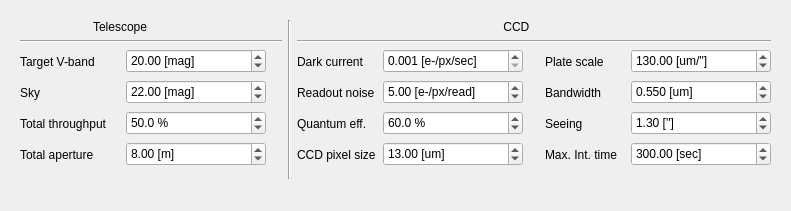
        <widget class="QWidget" name="tab_RV_pl_param">
         <attribute name="title">
          <string>Parameters</string>
         </attribute>
         <layout class="QGridLayout" name="gridLayout_77">
          <item row="0" column="0">
           <layout class="QGridLayout" name="gridLayout_5">
            <property name="sizeConstraint">
             <enum>QLayout::SetDefaultConstraint</enum>
            </property>
            <item row="0" column="0">
             <widget class="QWidget" name="widget" native="true">
              <layout class="QGridLayout" name="gridLayout_8">
               <item row="0" column="0">
                <layout class="QGridLayout" name="gridLayout_7">
                 <item row="5" column="7">
                  <widget class="QLabel" name="label_15">
                   <property name="sizePolicy">
                    <sizepolicy hsizetype="Preferred" vsizetype="Fixed">
                     <horstretch>0</horstretch>
                     <verstretch>0</verstretch>
                    </sizepolicy>
                   </property>
                   <property name="minimumSize">
                    <size>
                     <width>80</width>
                     <height>25</height>
                    </size>
                   </property>
                   <property name="maximumSize">
                    <size>
                     <width>90</width>
                     <height>16777215</height>
                    </size>
                   </property>
                   <property name="text">
                    <string>Max. Int. time</string>
                   </property>
                  </widget>
                 </item>
                 <item row="2" column="5">
                  <widget class="QDoubleSpinBox" name="Dark_current">
                   <property name="minimumSize">
                    <size>
                     <width>140</width>
                     <height>24</height>
                    </size>
                   </property>
                   <property name="suffix">
                    <string> [e-/px/sec]</string>
                   </property>
                   <property name="decimals">
                    <number>3</number>
                   </property>
                   <property name="minimum">
                    <double>0.001000000000000</double>
                   </property>
                   <property name="maximum">
                    <double>20.000000000000000</double>
                   </property>
                   <property name="singleStep">
                    <double>0.010000000000000</double>
                   </property>
                   <property name="value">
                    <double>0.001000000000000</double>
                   </property>
                  </widget>
                 </item>
                 <item row="0" column="0" colspan="2">
                  <widget class="QLabel" name="label">
                   <property name="sizePolicy">
                    <sizepolicy hsizetype="Expanding" vsizetype="Preferred">
                     <horstretch>0</horstretch>
                     <verstretch>0</verstretch>
                    </sizepolicy>
                   </property>
                   <property name="text">
                    <string>                      Telescope                          </string>
                   </property>
                  </widget>
                 </item>
                 <item row="0" column="4" colspan="5">
                  <widget class="QLabel" name="label_5">
                   <property name="sizePolicy">
                    <sizepolicy hsizetype="Expanding" vsizetype="Preferred">
                     <horstretch>0</horstretch>
                     <verstretch>0</verstretch>
                    </sizepolicy>
                   </property>
                   <property name="text">
                    <string>                                                              CCD                                                                 </string>
                   </property>
                  </widget>
                 </item>
                 <item row="3" column="5">
                  <widget class="QDoubleSpinBox" name="Read_noise">
                   <property name="minimumSize">
                    <size>
                     <width>140</width>
                     <height>24</height>
                    </size>
                   </property>
                   <property name="suffix">
                    <string> [e-/px/read]</string>
                   </property>
                   <property name="value">
                    <double>5.000000000000000</double>
                   </property>
                  </widget>
                 </item>
                 <item row="4" column="7">
                  <widget class="QLabel" name="label_14">
                   <property name="sizePolicy">
                    <sizepolicy hsizetype="Preferred" vsizetype="Fixed">
                     <horstretch>0</horstretch>
                     <verstretch>0</verstretch>
                    </sizepolicy>
                   </property>
                   <property name="minimumSize">
                    <size>
                     <width>80</width>
                     <height>25</height>
                    </size>
                   </property>
                   <property name="maximumSize">
                    <size>
                     <width>90</width>
                     <height>16777215</height>
                    </size>
                   </property>
                   <property name="text">
                    <string>Seeing</string>
                   </property>
                  </widget>
                 </item>
                 <item row="5" column="0">
                  <widget class="QLabel" name="label_6">
                   <property name="sizePolicy">
                    <sizepolicy hsizetype="Preferred" vsizetype="Fixed">
                     <horstretch>0</horstretch>
                     <verstretch>0</verstretch>
                    </sizepolicy>
                   </property>
                   <property name="minimumSize">
                    <size>
                     <width>100</width>
                     <height>25</height>
                    </size>
                   </property>
                   <property name="maximumSize">
                    <size>
                     <width>100</width>
                     <height>16777215</height>
                    </size>
                   </property>
                   <property name="toolTip">
                    <string>Total collecting area of the telescope. This is the area of pirmary mirror -- the area of secondary mirror</string>
                   </property>
                   <property name="text">
                    <string extracomment="test">Total aperture</string>
                   </property>
                  </widget>
                 </item>
                 <item row="4" column="1">
                  <widget class="QDoubleSpinBox" name="Throughput">
                   <property name="minimumSize">
                    <size>
                     <width>140</width>
                     <height>24</height>
                    </size>
                   </property>
                   <property name="suffix">
                    <string> %</string>
                   </property>
                   <property name="decimals">
                    <number>1</number>
                   </property>
                   <property name="minimum">
                    <double>0.100000000000000</double>
                   </property>
                   <property name="maximum">
                    <double>100.000000000000000</double>
                   </property>
                   <property name="value">
                    <double>50.000000000000000</double>
                   </property>
                  </widget>
                 </item>
                 <item row="4" column="8">
                  <widget class="QDoubleSpinBox" name="seeing">
                   <property name="minimumSize">
                    <size>
                     <width>140</width>
                     <height>24</height>
                    </size>
                   </property>
                   <property name="suffix">
                    <string> ['']</string>
                   </property>
                   <property name="minimum">
                    <double>0.100000000000000</double>
                   </property>
                   <property name="singleStep">
                    <double>0.100000000000000</double>
                   </property>
                   <property name="value">
                    <double>1.300000000000000</double>
                   </property>
                  </widget>
                 </item>
                 <item row="5" column="8">
                  <widget class="QDoubleSpinBox" name="Max_int_time">
                   <property name="minimumSize">
                    <size>
                     <width>140</width>
                     <height>24</height>
                    </size>
                   </property>
                   <property name="suffix">
                    <string> [sec]</string>
                   </property>
                   <property name="minimum">
                    <double>0.010000000000000</double>
                   </property>
                   <property name="maximum">
                    <double>18000.000000000000000</double>
                   </property>
                   <property name="singleStep">
                    <double>30.000000000000000</double>
                   </property>
                   <property name="value">
                    <double>300.000000000000000</double>
                   </property>
                  </widget>
                 </item>
                 <item row="2" column="0">
                  <widget class="QLabel" name="label_2">
                   <property name="sizePolicy">
                    <sizepolicy hsizetype="Preferred" vsizetype="Fixed">
                     <horstretch>0</horstretch>
                     <verstretch>0</verstretch>
                    </sizepolicy>
                   </property>
                   <property name="minimumSize">
                    <size>
                     <width>100</width>
                     <height>25</height>
                    </size>
                   </property>
                   <property name="maximumSize">
                    <size>
                     <width>100</width>
                     <height>16777215</height>
                    </size>
                   </property>
                   <property name="text">
                    <string>Target V-band</string>
                   </property>
                  </widget>
                 </item>
                 <item row="2" column="4">
                  <widget class="QLabel" name="label_7">
                   <property name="sizePolicy">
                    <sizepolicy hsizetype="Preferred" vsizetype="Fixed">
                     <horstretch>0</horstretch>
                     <verstretch>0</verstretch>
                    </sizepolicy>
                   </property>
                   <property name="minimumSize">
                    <size>
                     <width>80</width>
                     <height>25</height>
                    </size>
                   </property>
                   <property name="maximumSize">
                    <size>
                     <width>90</width>
                     <height>16777215</height>
                    </size>
                   </property>
                   <property name="text">
                    <string>Dark current</string>
                   </property>
                  </widget>
                 </item>
                 <item row="2" column="6">
                  <spacer name="horizontalSpacer_3">
                   <property name="orientation">
                    <enum>Qt::Horizontal</enum>
                   </property>
                   <property name="sizeType">
                    <enum>QSizePolicy::Fixed</enum>
                   </property>
                   <property name="sizeHint" stdset="0">
                    <size>
                     <width>10</width>
                     <height>20</height>
                    </size>
                   </property>
                  </spacer>
                 </item>
                 <item row="3" column="0">
                  <widget class="QLabel" name="label_3">
                   <property name="sizePolicy">
                    <sizepolicy hsizetype="Preferred" vsizetype="Fixed">
                     <horstretch>0</horstretch>
                     <verstretch>0</verstretch>
                    </sizepolicy>
                   </property>
                   <property name="minimumSize">
                    <size>
                     <width>100</width>
                     <height>25</height>
                    </size>
                   </property>
                   <property name="maximumSize">
                    <size>
                     <width>100</width>
                     <height>16777215</height>
                    </size>
                   </property>
                   <property name="text">
                    <string>Sky</string>
                   </property>
                  </widget>
                 </item>
                 <item row="2" column="8">
                  <widget class="QDoubleSpinBox" name="plate_scale">
                   <property name="minimumSize">
                    <size>
                     <width>140</width>
                     <height>24</height>
                    </size>
                   </property>
                   <property name="suffix">
                    <string> [um/'']</string>
                   </property>
                   <property name="minimum">
                    <double>0.100000000000000</double>
                   </property>
                   <property name="maximum">
                    <double>1000.000000000000000</double>
                   </property>
                   <property name="singleStep">
                    <double>0.100000000000000</double>
                   </property>
                   <property name="value">
                    <double>130.000000000000000</double>
                   </property>
                  </widget>
                 </item>
                 <item row="5" column="5">
                  <widget class="QDoubleSpinBox" name="CCD_px">
                   <property name="minimumSize">
                    <size>
                     <width>140</width>
                     <height>24</height>
                    </size>
                   </property>
                   <property name="suffix">
                    <string> [um]</string>
                   </property>
                   <property name="minimum">
                    <double>1.000000000000000</double>
                   </property>
                   <property name="value">
                    <double>13.000000000000000</double>
                   </property>
                  </widget>
                 </item>
                 <item row="5" column="4">
                  <widget class="QLabel" name="label_10">
                   <property name="sizePolicy">
                    <sizepolicy hsizetype="Preferred" vsizetype="Fixed">
                     <horstretch>0</horstretch>
                     <verstretch>0</verstretch>
                    </sizepolicy>
                   </property>
                   <property name="minimumSize">
                    <size>
                     <width>80</width>
                     <height>25</height>
                    </size>
                   </property>
                   <property name="maximumSize">
                    <size>
                     <width>90</width>
                     <height>16777215</height>
                    </size>
                   </property>
                   <property name="text">
                    <string>CCD pixel size</string>
                   </property>
                  </widget>
                 </item>
                 <item row="4" column="5">
                  <widget class="QDoubleSpinBox" name="Quant_eff">
                   <property name="minimumSize">
                    <size>
                     <width>140</width>
                     <height>24</height>
                    </size>
                   </property>
                   <property name="suffix">
                    <string> %</string>
                   </property>
                   <property name="decimals">
                    <number>1</number>
                   </property>
                   <property name="minimum">
                    <double>0.000000000000000</double>
                   </property>
                   <property name="maximum">
                    <double>100.000000000000000</double>
                   </property>
                   <property name="singleStep">
                    <double>1.000000000000000</double>
                   </property>
                   <property name="value">
                    <double>60.000000000000000</double>
                   </property>
                  </widget>
                 </item>
                 <item row="2" column="7">
                  <widget class="QLabel" name="label_13">
                   <property name="sizePolicy">
                    <sizepolicy hsizetype="Preferred" vsizetype="Fixed">
                     <horstretch>0</horstretch>
                     <verstretch>0</verstretch>
                    </sizepolicy>
                   </property>
                   <property name="minimumSize">
                    <size>
                     <width>80</width>
                     <height>25</height>
                    </size>
                   </property>
                   <property name="maximumSize">
                    <size>
                     <width>90</width>
                     <height>16777215</height>
                    </size>
                   </property>
                   <property name="text">
                    <string>Plate scale</string>
                   </property>
                  </widget>
                 </item>
                 <item row="3" column="4">
                  <widget class="QLabel" name="label_8">
                   <property name="sizePolicy">
                    <sizepolicy hsizetype="Preferred" vsizetype="Fixed">
                     <horstretch>0</horstretch>
                     <verstretch>0</verstretch>
                    </sizepolicy>
                   </property>
                   <property name="minimumSize">
                    <size>
                     <width>80</width>
                     <height>25</height>
                    </size>
                   </property>
                   <property name="maximumSize">
                    <size>
                     <width>90</width>
                     <height>16777215</height>
                    </size>
                   </property>
                   <property name="text">
                    <string>Readout noise</string>
                   </property>
                  </widget>
                 </item>
                 <item row="2" column="1">
                  <widget class="QDoubleSpinBox" name="V_band">
                   <property name="minimumSize">
                    <size>
                     <width>140</width>
                     <height>24</height>
                    </size>
                   </property>
                   <property name="suffix">
                    <string> [mag]</string>
                   </property>
                   <property name="value">
                    <double>20.000000000000000</double>
                   </property>
                  </widget>
                 </item>
                 <item row="0" column="3" rowspan="8">
                  <widget class="Line" name="line">
                   <property name="orientation">
                    <enum>Qt::Vertical</enum>
                   </property>
                  </widget>
                 </item>
                 <item row="3" column="7">
                  <widget class="QLabel" name="label_9">
                   <property name="sizePolicy">
                    <sizepolicy hsizetype="Preferred" vsizetype="Fixed">
                     <horstretch>0</horstretch>
                     <verstretch>0</verstretch>
                    </sizepolicy>
                   </property>
                   <property name="minimumSize">
                    <size>
                     <width>80</width>
                     <height>25</height>
                    </size>
                   </property>
                   <property name="maximumSize">
                    <size>
                     <width>90</width>
                     <height>16777215</height>
                    </size>
                   </property>
                   <property name="text">
                    <string>Bandwidth</string>
                   </property>
                  </widget>
                 </item>
                 <item row="2" column="2">
                  <spacer name="horizontalSpacer">
                   <property name="orientation">
                    <enum>Qt::Horizontal</enum>
                   </property>
                   <property name="sizeType">
                    <enum>QSizePolicy::Fixed</enum>
                   </property>
                   <property name="sizeHint" stdset="0">
                    <size>
                     <width>10</width>
                     <height>20</height>
                    </size>
                   </property>
                  </spacer>
                 </item>
                 <item row="4" column="0">
                  <widget class="QLabel" name="label_16">
                   <property name="sizePolicy">
                    <sizepolicy hsizetype="Preferred" vsizetype="Fixed">
                     <horstretch>0</horstretch>
                     <verstretch>0</verstretch>
                    </sizepolicy>
                   </property>
                   <property name="minimumSize">
                    <size>
                     <width>0</width>
                     <height>25</height>
                    </size>
                   </property>
                   <property name="maximumSize">
                    <size>
                     <width>100</width>
                     <height>16777215</height>
                    </size>
                   </property>
                   <property name="toolTip">
                    <string>Total throughput over all refractive optical surfaces of the telescope</string>
                   </property>
                   <property name="text">
                    <string>Total throughput</string>
                   </property>
                  </widget>
                 </item>
                 <item row="3" column="8">
                  <widget class="QDoubleSpinBox" name="Bandwidth">
                   <property name="minimumSize">
                    <size>
                     <width>140</width>
                     <height>24</height>
                    </size>
                   </property>
                   <property name="suffix">
                    <string> [um]</string>
                   </property>
                   <property name="decimals">
                    <number>3</number>
                   </property>
                   <property name="minimum">
                    <double>0.100000000000000</double>
                   </property>
                   <property name="maximum">
                    <double>10.000000000000000</double>
                   </property>
                   <property name="singleStep">
                    <double>0.100000000000000</double>
                   </property>
                   <property name="value">
                    <double>0.550000000000000</double>
                   </property>
                  </widget>
                 </item>
                 <item row="5" column="1">
                  <widget class="QDoubleSpinBox" name="Aperture">
                   <property name="minimumSize">
                    <size>
                     <width>140</width>
                     <height>24</height>
                    </size>
                   </property>
                   <property name="suffix">
                    <string> [m]</string>
                   </property>
                   <property name="minimum">
                    <double>0.100000000000000</double>
                   </property>
                   <property name="maximum">
                    <double>40.000000000000000</double>
                   </property>
                   <property name="singleStep">
                    <double>0.100000000000000</double>
                   </property>
                   <property name="value">
                    <double>8.000000000000000</double>
                   </property>
                  </widget>
                 </item>
                 <item row="4" column="4">
                  <widget class="QLabel" name="label_11">
                   <property name="sizePolicy">
                    <sizepolicy hsizetype="Preferred" vsizetype="Fixed">
                     <horstretch>0</horstretch>
                     <verstretch>0</verstretch>
                    </sizepolicy>
                   </property>
                   <property name="minimumSize">
                    <size>
                     <width>80</width>
                     <height>25</height>
                    </size>
                   </property>
                   <property name="maximumSize">
                    <size>
                     <width>90</width>
                     <height>16777215</height>
                    </size>
                   </property>
                   <property name="text">
                    <string>Quantum eff.</string>
                   </property>
                  </widget>
                 </item>
                 <item row="3" column="1">
                  <widget class="QDoubleSpinBox" name="Sky">
                   <property name="minimumSize">
                    <size>
                     <width>140</width>
                     <height>24</height>
                    </size>
                   </property>
                   <property name="suffix">
                    <string> [mag]</string>
                   </property>
                   <property name="singleStep">
                    <double>0.100000000000000</double>
                   </property>
                   <property name="value">
                    <double>22.000000000000000</double>
                   </property>
                  </widget>
                 </item>
                 <item row="1" column="0" colspan="3">
                  <widget class="Line" name="line_2">
                   <property name="orientation">
                    <enum>Qt::Horizontal</enum>
                   </property>
                  </widget>
                 </item>
                 <item row="1" column="4" colspan="5">
                  <widget class="Line" name="line_3">
                   <property name="orientation">
                    <enum>Qt::Horizontal</enum>
                   </property>
                  </widget>
                 </item>
                </layout>
               </item>
               <item row="1" column="0">
                <spacer name="verticalSpacer">
                 <property name="orientation">
                  <enum>Qt::Vertical</enum>
                 </property>
                 <property name="sizeHint" stdset="0">
                  <size>
                   <width>20</width>
                   <height>12</height>
                  </size>
                 </property>
                </spacer>
               </item>
              </layout>
             </widget>
            </item>
           </layout>
          </item>
         </layout>
        </widget>
